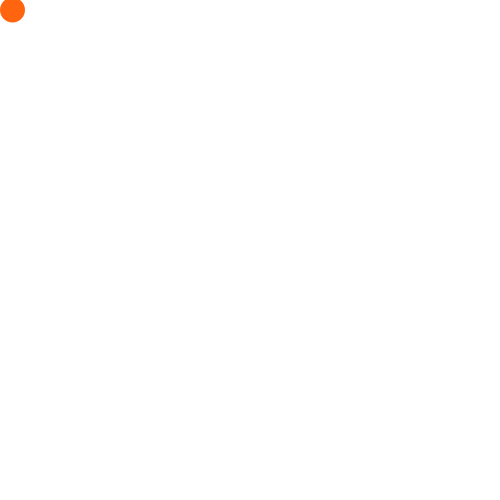
Frame 1 (no input)
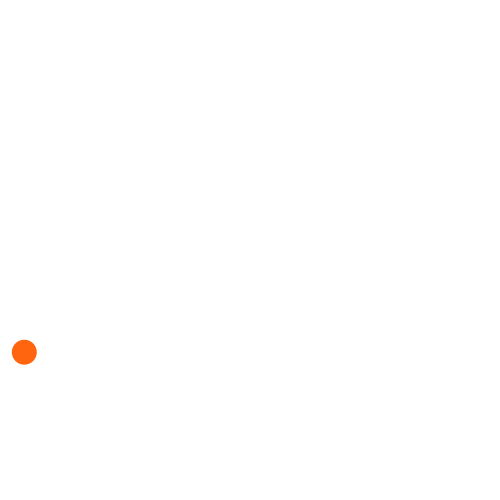
Frame 60 (the mouse pressed at the canvas centre just before this capture)
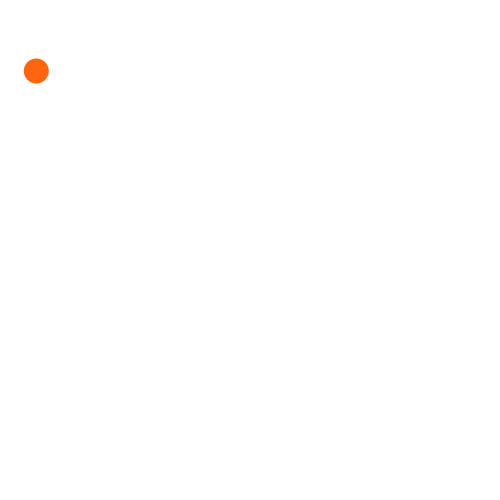
Frame 120 (the mouse held since frame 60 and released just before this capture)

The Processing sketch that drew these frames (run headless with seeded random() and noise(); from frame 60 on, the mouse is pressed at the canvas centre):

// Processing sketch: processing_47449
// ── processing_47449.pde

//Initialize ball location
final float dia = 25;
float x = dia/2;
float y = 10;
int xd = 1;
boolean del = false;

//Initialize speed and gravity(g)
float speed = 0;
float g = 0.2;

void setup(){
  size(500,500);
  fill(255,100,15);
  smooth();
  
}

void draw(){
  background(255);
  //The Ball
  noStroke();
  ellipse(x,y,dia,dia);
  
  //Variables of Ball
  y += speed;
  x += 0.2*xd; //Move ahead in given direction
  speed += g; 
  
  //Bouce back mechanism, cont decrease
  if (y > height-dia/2) { 
    speed *= -0.95;
    y = height-dia/2; //this makes sure the change doesn't keep happening over and over
  } 
 
  if(x>width-dia/2 || x<dia/2)
   xd *= -1; //bouncing sideways
   
}
